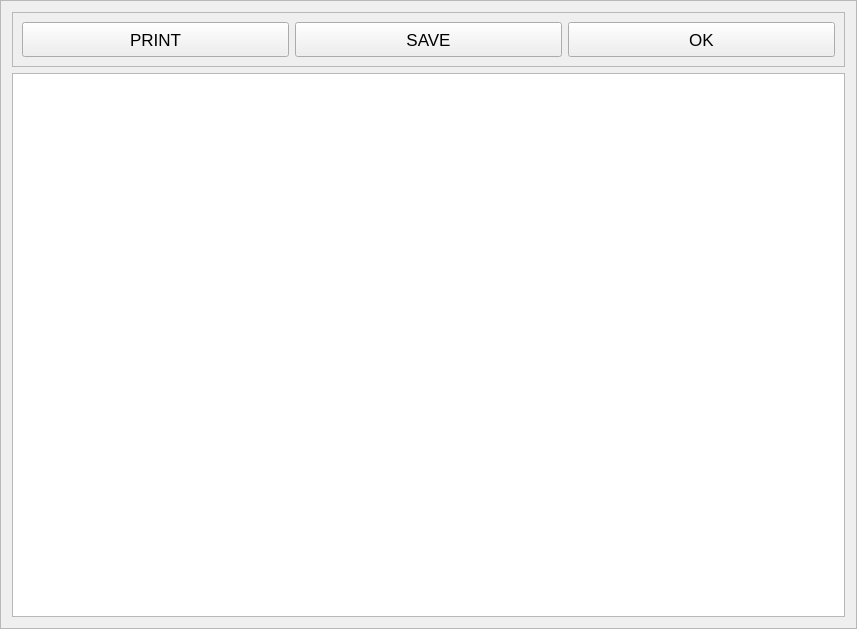
<?xml version="1.0" encoding="UTF-8"?>
<ui version="4.0">
 <class>Frame</class>
 <widget class="QFrame" name="Frame">
  <property name="geometry">
   <rect>
    <x>0</x>
    <y>0</y>
    <width>857</width>
    <height>629</height>
   </rect>
  </property>
  <property name="windowTitle">
   <string>Frame</string>
  </property>
  <property name="frameShape">
   <enum>QFrame::StyledPanel</enum>
  </property>
  <property name="frameShadow">
   <enum>QFrame::Raised</enum>
  </property>
  <layout class="QVBoxLayout" name="verticalLayout">
   <item>
    <widget class="QFrame" name="frame">
     <property name="frameShape">
      <enum>QFrame::StyledPanel</enum>
     </property>
     <property name="frameShadow">
      <enum>QFrame::Raised</enum>
     </property>
     <layout class="QHBoxLayout" name="horizontalLayout">
      <item>
       <widget class="QPushButton" name="printButton">
        <property name="minimumSize">
         <size>
          <width>0</width>
          <height>35</height>
         </size>
        </property>
        <property name="maximumSize">
         <size>
          <width>16777215</width>
          <height>35</height>
         </size>
        </property>
        <property name="font">
         <font>
          <pointsize>13</pointsize>
         </font>
        </property>
        <property name="text">
         <string>PRINT</string>
        </property>
       </widget>
      </item>
      <item>
       <widget class="QPushButton" name="saveButton">
        <property name="minimumSize">
         <size>
          <width>0</width>
          <height>35</height>
         </size>
        </property>
        <property name="maximumSize">
         <size>
          <width>16777215</width>
          <height>35</height>
         </size>
        </property>
        <property name="font">
         <font>
          <pointsize>13</pointsize>
         </font>
        </property>
        <property name="text">
         <string>SAVE</string>
        </property>
       </widget>
      </item>
      <item>
       <widget class="QPushButton" name="okButton">
        <property name="minimumSize">
         <size>
          <width>0</width>
          <height>35</height>
         </size>
        </property>
        <property name="maximumSize">
         <size>
          <width>16777215</width>
          <height>35</height>
         </size>
        </property>
        <property name="font">
         <font>
          <pointsize>13</pointsize>
         </font>
        </property>
        <property name="text">
         <string>OK</string>
        </property>
       </widget>
      </item>
     </layout>
    </widget>
   </item>
   <item>
    <widget class="QPlainTextEdit" name="dataPlain">
     <property name="textInteractionFlags">
      <set>Qt::TextSelectableByKeyboard|Qt::TextSelectableByMouse</set>
     </property>
    </widget>
   </item>
  </layout>
 </widget>
 <resources/>
 <connections/>
</ui>
